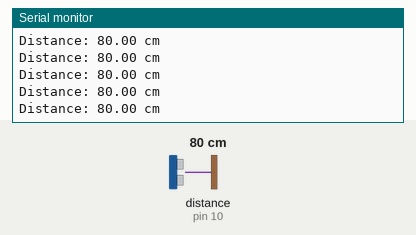
Recording of a program running on a simulated Teensy 4. Parts: the last lines printed to the serial monitor. The inputs (shaded band) are chosen by the test bench; at power-on: distance to the obstacle (sensor on pin 10) 80 cm. The echo pulse lasts 58.3 µs per cm.

Above: at 1.2 s.
1.3 s: distance to the obstacle (sensor on pin 10) set to 2 cm
At 1.8 s:
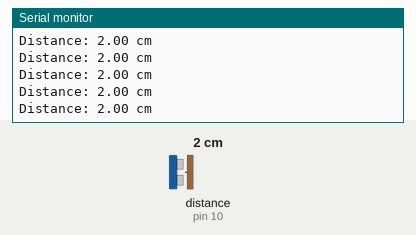
2.8 s: distance to the obstacle (sensor on pin 10) set to 4 cm
At 3.5 s:
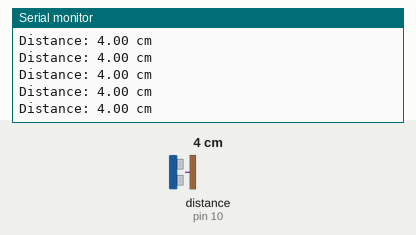
Timing chart, 0 to 5.8 s (numbered marks = the images above; inputs shaded):
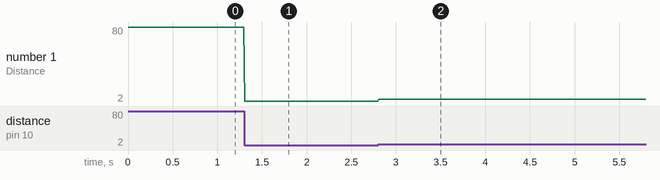

Measured:
- after the input at 1.3 s, the serial monitor: prints a new line at once (image 1)
- after the input at 2.8 s, the serial monitor: prints a new line at once (image 2)
- plotted number 1: 80 → 2 after the input at 1.3 s, 2 → 4 after the input at 2.8 s

The program:

main.cpp
```cpp
#include <Arduino.h>
#include <HCSR04.h>

// Create an HCSR04 object (trigger pin, echo pin)
UltraSonicDistanceSensor sensor(9, 10);

void setup() {
  Serial.begin(115200);
}

void loop() {
  float distance = sensor.measureDistanceCm();  // Returns distance in centimeters

  if (!isnan(distance)) {
    Serial.print("Distance: ");
    Serial.print(distance);
    Serial.println(" cm");
  } else {
    Serial.println("Measurement failed");
  }

  delay(10);
}
```
